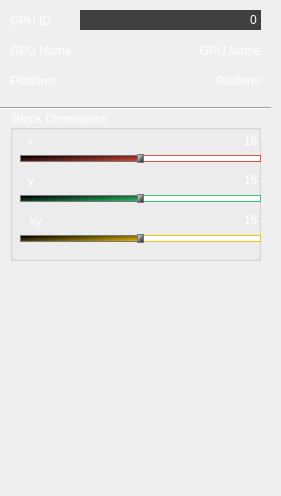
    <widget class="QWidget" name="gpuPage">
     <property name="geometry">
      <rect>
       <x>0</x>
       <y>0</y>
       <width>281</width>
       <height>496</height>
      </rect>
     </property>
     <attribute name="label">
      <string>GPU</string>
     </attribute>
     <widget class="QLabel" name="gpuID">
      <property name="geometry">
       <rect>
        <x>10</x>
        <y>10</y>
        <width>91</width>
        <height>21</height>
       </rect>
      </property>
      <property name="styleSheet">
       <string notr="true">color: rgb(255, 255, 255);
font: 100 italic 15pt &quot;Gill Sans&quot;;
background-color: none;</string>
      </property>
      <property name="text">
       <string>GPU ID</string>
      </property>
      <property name="alignment">
       <set>Qt::AlignLeading|Qt::AlignLeft|Qt::AlignVCenter</set>
      </property>
     </widget>
     <widget class="QLabel" name="gpuName">
      <property name="geometry">
       <rect>
        <x>10</x>
        <y>40</y>
        <width>91</width>
        <height>21</height>
       </rect>
      </property>
      <property name="styleSheet">
       <string notr="true">color: rgb(255, 255, 255);
font: 100 italic 15pt &quot;Gill Sans&quot;;
background-color: none;</string>
      </property>
      <property name="text">
       <string>GPU Name</string>
      </property>
      <property name="alignment">
       <set>Qt::AlignLeading|Qt::AlignLeft|Qt::AlignVCenter</set>
      </property>
     </widget>
     <widget class="QLabel" name="patformText">
      <property name="geometry">
       <rect>
        <x>90</x>
        <y>70</y>
        <width>171</width>
        <height>21</height>
       </rect>
      </property>
      <property name="styleSheet">
       <string notr="true">color: rgb(255, 255, 255);
font: 100 italic 15pt &quot;Gill Sans&quot;;
background-color: none;</string>
      </property>
      <property name="text">
       <string>Platform</string>
      </property>
      <property name="alignment">
       <set>Qt::AlignRight|Qt::AlignTrailing|Qt::AlignVCenter</set>
      </property>
     </widget>
     <widget class="QLabel" name="platform">
      <property name="geometry">
       <rect>
        <x>10</x>
        <y>70</y>
        <width>91</width>
        <height>21</height>
       </rect>
      </property>
      <property name="styleSheet">
       <string notr="true">color: rgb(255, 255, 255);
font: 100 italic 15pt &quot;Gill Sans&quot;;
background-color: none;</string>
      </property>
      <property name="text">
       <string>Platform</string>
      </property>
      <property name="alignment">
       <set>Qt::AlignLeading|Qt::AlignLeft|Qt::AlignVCenter</set>
      </property>
     </widget>
     <widget class="QLabel" name="gpuNameText">
      <property name="geometry">
       <rect>
        <x>90</x>
        <y>40</y>
        <width>171</width>
        <height>21</height>
       </rect>
      </property>
      <property name="styleSheet">
       <string notr="true">color: rgb(255, 255, 255);
font: 100 italic 15pt &quot;Gill Sans&quot;;
background-color: none;</string>
      </property>
      <property name="text">
       <string>GPU Name</string>
      </property>
      <property name="alignment">
       <set>Qt::AlignRight|Qt::AlignTrailing|Qt::AlignVCenter</set>
      </property>
     </widget>
     <widget class="QLineEdit" name="gpuIdText">
      <property name="geometry">
       <rect>
        <x>80</x>
        <y>10</y>
        <width>181</width>
        <height>20</height>
       </rect>
      </property>
      <property name="styleSheet">
       <string notr="true">color: rgb(255, 255, 255);
border: none;
font: 100 italic 15pt &quot;Gill Sans&quot;;
background-color: rgb(64, 64, 64);</string>
      </property>
      <property name="text">
       <string>0</string>
      </property>
      <property name="alignment">
       <set>Qt::AlignRight|Qt::AlignTrailing|Qt::AlignVCenter</set>
      </property>
     </widget>
     <widget class="QGroupBox" name="blockDimensionsGroupBox">
      <property name="geometry">
       <rect>
        <x>10</x>
        <y>110</y>
        <width>251</width>
        <height>151</height>
       </rect>
      </property>
      <property name="styleSheet">
       <string notr="true">color: rgb(255, 255, 255);
font: 100 italic 15pt &quot;Gill Sans&quot;;</string>
      </property>
      <property name="title">
       <string>Block Dimensions</string>
      </property>
      <property name="alignment">
       <set>Qt::AlignLeading|Qt::AlignLeft|Qt::AlignVCenter</set>
      </property>
      <property name="flat">
       <bool>false</bool>
      </property>
      <property name="checkable">
       <bool>false</bool>
      </property>
      <widget class="QLabel" name="xbd">
       <property name="geometry">
        <rect>
         <x>10</x>
         <y>20</y>
         <width>21</width>
         <height>21</height>
        </rect>
       </property>
       <property name="styleSheet">
        <string notr="true">color: rgb(255, 255, 255);
font: 100 italic 15pt &quot;Gill Sans&quot;;
background-color: none;</string>
       </property>
       <property name="text">
        <string>x</string>
       </property>
       <property name="alignment">
        <set>Qt::AlignCenter</set>
       </property>
      </widget>
      <widget class="QLabel" name="ybd">
       <property name="geometry">
        <rect>
         <x>10</x>
         <y>60</y>
         <width>21</width>
         <height>21</height>
        </rect>
       </property>
       <property name="styleSheet">
        <string notr="true">color: rgb(255, 255, 255);
font: 100 italic 15pt &quot;Gill Sans&quot;;
background-color: none;</string>
       </property>
       <property name="text">
        <string>y</string>
       </property>
       <property name="alignment">
        <set>Qt::AlignCenter</set>
       </property>
      </widget>
      <widget class="QSlider" name="xBlockDimensionSlider">
       <property name="geometry">
        <rect>
         <x>10</x>
         <y>40</y>
         <width>241</width>
         <height>16</height>
        </rect>
       </property>
       <property name="styleSheet">
        <string notr="true">QSlider::groove:horizontal 
{
border: 1px solid #e74c3c;
background: none;
height: 5px;
border-radius: 5px;
}

QSlider::sub-page:horizontal 
{
background: qlineargradient(x1: 0, y1: 0,    x2: 0, y2: 1, stop: 0 #000, stop: 1 #e74c3c);
background: qlineargradient(x1: 0, y1: 0.2, x2: 1, y2: 1, stop: 0 #000, stop: 1 #e74c3c);
border: 1px solid #777;
height: 20px;
border-radius: 4px;
}

QSlider::add-page:horizontal 
{
background: #fff;
border: 1px solid #e74c3c;
height: 12px;
border-radius: 4px;
}

QSlider::handle:horizontal 
{
background: qlineargradient(x1:0, y1:0, x2:1, y2:1, stop:0 #fff, stop:1 #000);
border: 1px solid #777;
width: 5px;
margin-top: -2px;
margin-bottom: -2px;
border-radius: 4px;
}

QSlider::handle:horizontal:hover
{
background: qlineargradient(x1:0, y1:0, x2:1, y2:1, stop:0 #fff, stop:1 #000);
border: 1px solid #e74c3c;
border-radius: 4px;
}

QSlider::sub-page:horizontal:disabled 
{
background: #bbb;
border-color: #999;
}

QSlider::add-page:horizontal:disabled 
{
background: #eee;
border-color: #999;
}

QSlider::handle:horizontal:disabled 
{
background: #eee;
border: 1px solid #e74c3c;
border-radius: 4px;
}</string>
       </property>
       <property name="maximum">
        <number>32</number>
       </property>
       <property name="singleStep">
        <number>2</number>
       </property>
       <property name="pageStep">
        <number>2</number>
       </property>
       <property name="value">
        <number>16</number>
       </property>
       <property name="sliderPosition">
        <number>16</number>
       </property>
       <property name="orientation">
        <enum>Qt::Horizontal</enum>
       </property>
       <property name="invertedAppearance">
        <bool>false</bool>
       </property>
       <property name="invertedControls">
        <bool>false</bool>
       </property>
       <property name="tickPosition">
        <enum>QSlider::TicksBothSides</enum>
       </property>
      </widget>
      <widget class="QLineEdit" name="xBlockDimensionText">
       <property name="geometry">
        <rect>
         <x>210</x>
         <y>21</y>
         <width>41</width>
         <height>20</height>
        </rect>
       </property>
       <property name="styleSheet">
        <string notr="true">color: rgb(255, 255, 255);
border: none;
font: 100 italic 15pt &quot;Gill Sans&quot;;
background-color: rgba(64, 64, 64, 0);</string>
       </property>
       <property name="text">
        <string>16</string>
       </property>
       <property name="alignment">
        <set>Qt::AlignRight|Qt::AlignTrailing|Qt::AlignVCenter</set>
       </property>
      </widget>
      <widget class="QLineEdit" name="yBlockDimensionText">
       <property name="geometry">
        <rect>
         <x>210</x>
         <y>60</y>
         <width>41</width>
         <height>20</height>
        </rect>
       </property>
       <property name="styleSheet">
        <string notr="true">color: rgb(255, 255, 255);
border: none;
font: 100 italic 15pt &quot;Gill Sans&quot;;
background-color: rgba(64, 64, 64, 0);</string>
       </property>
       <property name="text">
        <string>16</string>
       </property>
       <property name="alignment">
        <set>Qt::AlignRight|Qt::AlignTrailing|Qt::AlignVCenter</set>
       </property>
      </widget>
      <widget class="QSlider" name="yBlockDimensionSlider">
       <property name="geometry">
        <rect>
         <x>10</x>
         <y>80</y>
         <width>241</width>
         <height>16</height>
        </rect>
       </property>
       <property name="styleSheet">
        <string notr="true">QSlider::groove:horizontal 
{
border: 1px solid #2ecc71;
background: none;
height: 5px;
border-radius: 5px;
}

QSlider::sub-page:horizontal 
{
background: qlineargradient(x1: 0, y1: 0,    x2: 0, y2: 1, stop: 0 #000, stop: 1 #2ecc71);
background: qlineargradient(x1: 0, y1: 0.2, x2: 1, y2: 1, stop: 0 #000, stop: 1 #2ecc71);
border: 1px solid #777;
height: 20px;
border-radius: 4px;
}

QSlider::add-page:horizontal 
{
background: #fff;
border: 1px solid #2ecc71;
height: 12px;
border-radius: 4px;
}

QSlider::handle:horizontal 
{
background: qlineargradient(x1:0, y1:0, x2:1, y2:1, stop:0 #fff, stop:1 #000);
border: 1px solid #777;
width: 5px;
margin-top: -2px;
margin-bottom: -2px;
border-radius: 4px;
}

QSlider::handle:horizontal:hover
{
background: qlineargradient(x1:0, y1:0, x2:1, y2:1, stop:0 #fff, stop:1 #000);
border: 1px solid #2ecc71;
border-radius: 4px;
}

QSlider::sub-page:horizontal:disabled 
{
background: #bbb;
border-color: #999;
}

QSlider::add-page:horizontal:disabled 
{
background: #eee;
border-color: #999;
}

QSlider::handle:horizontal:disabled 
{
background: #eee;
border: 1px solid #e74c3c;
border-radius: 4px;
}</string>
       </property>
       <property name="maximum">
        <number>32</number>
       </property>
       <property name="singleStep">
        <number>2</number>
       </property>
       <property name="pageStep">
        <number>2</number>
       </property>
       <property name="value">
        <number>16</number>
       </property>
       <property name="sliderPosition">
        <number>16</number>
       </property>
       <property name="orientation">
        <enum>Qt::Horizontal</enum>
       </property>
       <property name="invertedAppearance">
        <bool>false</bool>
       </property>
       <property name="invertedControls">
        <bool>false</bool>
       </property>
       <property name="tickPosition">
        <enum>QSlider::TicksBothSides</enum>
       </property>
      </widget>
      <widget class="QSlider" name="xyBlockDimensionSlider">
       <property name="geometry">
        <rect>
         <x>10</x>
         <y>120</y>
         <width>241</width>
         <height>16</height>
        </rect>
       </property>
       <property name="styleSheet">
        <string notr="true">QSlider::groove:horizontal 
{
border: 1px solid #f1c40f;
background: none;
height: 5px;
border-radius: 5px;
}

QSlider::sub-page:horizontal 
{
background: qlineargradient(x1: 0, y1: 0,    x2: 0, y2: 1, stop: 0 #000, stop: 1 #f1c40f);
background: qlineargradient(x1: 0, y1: 0.2, x2: 1, y2: 1, stop: 0 #000, stop: 1 #f1c40f);
border: 1px solid #777;
height: 20px;
border-radius: 4px;
}

QSlider::add-page:horizontal 
{
background: #fff;
border: 1px solid #f1c40f;
height: 12px;
border-radius: 4px;
}

QSlider::handle:horizontal 
{
background: qlineargradient(x1:0, y1:0, x2:1, y2:1, stop:0 #fff, stop:1 #000);
border: 1px solid #777;
width: 5px;
margin-top: -2px;
margin-bottom: -2px;
border-radius: 4px;
}

QSlider::handle:horizontal:hover
{
background: qlineargradient(x1:0, y1:0, x2:1, y2:1, stop:0 #fff, stop:1 #000);
border: 1px solid #f1c40f;
border-radius: 4px;
}

QSlider::sub-page:horizontal:disabled 
{
background: #bbb;
border-color: #999;
}

QSlider::add-page:horizontal:disabled 
{
background: #eee;
border-color: #999;
}

QSlider::handle:horizontal:disabled 
{
background: #eee;
border: 1px solid #e74c3c;
border-radius: 4px;
}</string>
       </property>
       <property name="maximum">
        <number>32</number>
       </property>
       <property name="singleStep">
        <number>2</number>
       </property>
       <property name="pageStep">
        <number>2</number>
       </property>
       <property name="value">
        <number>16</number>
       </property>
       <property name="sliderPosition">
        <number>16</number>
       </property>
       <property name="orientation">
        <enum>Qt::Horizontal</enum>
       </property>
       <property name="invertedAppearance">
        <bool>false</bool>
       </property>
       <property name="invertedControls">
        <bool>false</bool>
       </property>
       <property name="tickPosition">
        <enum>QSlider::TicksBothSides</enum>
       </property>
      </widget>
      <widget class="QLabel" name="xybd">
       <property name="geometry">
        <rect>
         <x>10</x>
         <y>100</y>
         <width>31</width>
         <height>21</height>
        </rect>
       </property>
       <property name="styleSheet">
        <string notr="true">color: rgb(255, 255, 255);
font: 100 italic 15pt &quot;Gill Sans&quot;;
background-color: none;</string>
       </property>
       <property name="text">
        <string>xy</string>
       </property>
       <property name="alignment">
        <set>Qt::AlignCenter</set>
       </property>
      </widget>
      <widget class="QLineEdit" name="xyBlockDimensionText">
       <property name="geometry">
        <rect>
         <x>210</x>
         <y>100</y>
         <width>41</width>
         <height>20</height>
        </rect>
       </property>
       <property name="styleSheet">
        <string notr="true">color: rgb(255, 255, 255);
border: none;
font: 100 italic 15pt &quot;Gill Sans&quot;;
background-color: rgba(64, 64, 64, 0);</string>
       </property>
       <property name="text">
        <string>16</string>
       </property>
       <property name="alignment">
        <set>Qt::AlignRight|Qt::AlignTrailing|Qt::AlignVCenter</set>
       </property>
      </widget>
     </widget>
     <widget class="Line" name="l12_2">
      <property name="geometry">
       <rect>
        <x>0</x>
        <y>100</y>
        <width>271</width>
        <height>16</height>
       </rect>
      </property>
      <property name="styleSheet">
       <string notr="true">color: rgb(255, 255, 255);</string>
      </property>
      <property name="orientation">
       <enum>Qt::Horizontal</enum>
      </property>
     </widget>
    </widget>
